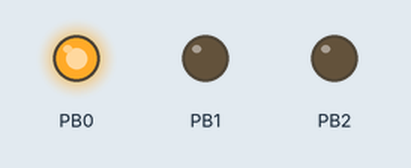
The program below on a simulated ATmega328P, built with avr-gcc and emulated at 16 MHz (the files do not name the chip). Shown: output pins drawn as LEDs (lit = HIGH).

Above: at 5.0 s.
At 11.5 s:
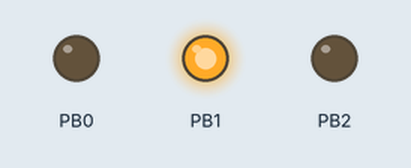
At 18.0 s:
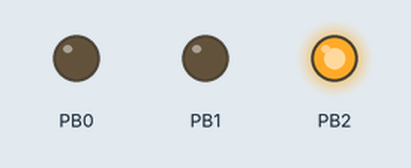
Timing chart, 0 to 29.9 s (numbered marks = the images above):
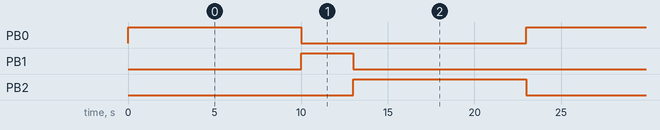

Measured:
- by itself, PB0, PB2: alternates HIGH for 10.0 s and LOW for 13.0 s
- by itself, PB1: alternates HIGH for 3.0 s and LOW for 20.0 s
- by itself, everything shown: repeats every 23.0 s, in 3 steps

The program:

main.c
```c
/*
 * 05_ONEWAY_TRAFFIC_LIGHT_CONTROLLER.c
 *
 *Objective: Write a program to simulate a basic one-way traffic light controller using three LEDs to represent
 *the Green, Orange, and Red signals without using inbuilt _delay() function.
 *Requirements: The system must control three LEDs connected to any three available GPIO pins on PORTB. Upon system start,
 *the Green LED must turn ON for a duration of 10 seconds. After this period, the Green LED must turn OFF and the
 *Orange LED must turn ON for 3 seconds. Once the Orange duration ends, it must turn OFF and the Red LED must turn ON for 10 seconds.
 *The program must be designed to continuously cycle through this Green-Orange-Red sequence indefinitely.
 *
 */

/*
 * Green LED  -> PB0
 * Orange LED -> PB1
 * Red LED    -> PB2
 *
 */


#define F_CPU 16000000UL

#include <avr/io.h>

// Function to generate 1 second delay using Timer1
void Delay_1Second(void)
{
	TCCR1A = 0;                  // Normal operation
	TCCR1B = 0;

	TCNT1 = 0;                   // Reset timer count
	OCR1A = 15624;               // Compare value for 1 second

	TCCR1B |= (1 << WGM12);      // CTC mode
	TCCR1B |= (1 << CS12) | (1 << CS10); // Prescaler 1024

	while (!(TIFR1 & (1 << OCF1A)))
	{
		// Wait for compare match
	}

	TIFR1 |= (1 << OCF1A);       // Clear compare match flag
	TCCR1B = 0;                  // Stop timer
}

// Delay for multiple seconds
void Delay_Seconds(uint8_t seconds)
{
	for (uint8_t i = 0; i < seconds; i++)
	{
		Delay_1Second();
	}
}

int main(void)
{
	// Configure LEDs as outputs
	DDRB |= (1 << PB0);
	DDRB |= (1 << PB1);
	DDRB |= (1 << PB2);

	while (1)
	{
		// Green LED ON for 10 seconds
		PORTB = (1 << PB0);
		Delay_Seconds(10);

		// Orange LED ON for 3 seconds
		PORTB = (1 << PB1);
		Delay_Seconds(3);

		// Red LED ON for 10 seconds
		PORTB = (1 << PB2);
		Delay_Seconds(10);
	}
}
```
